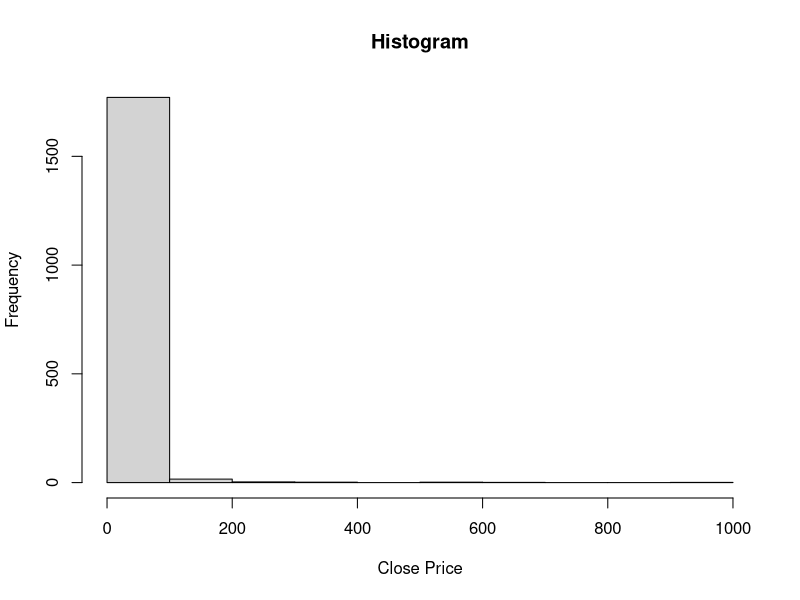
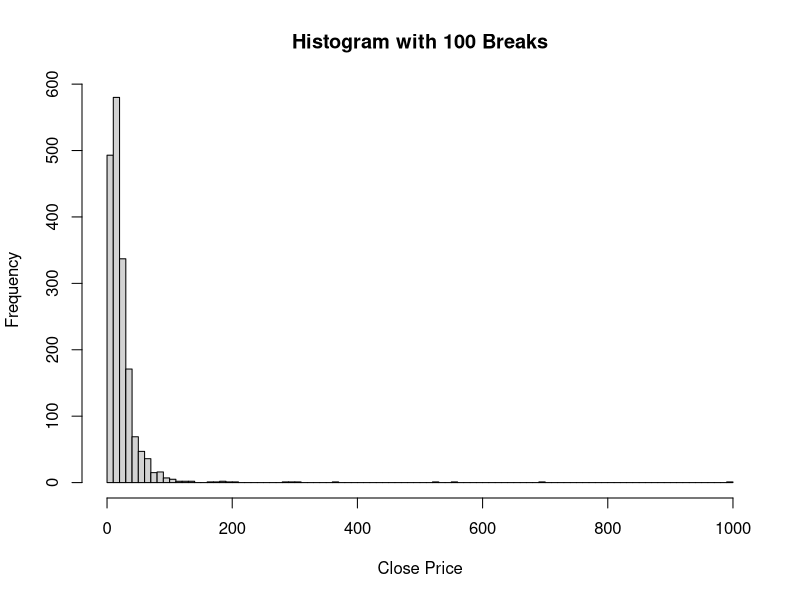
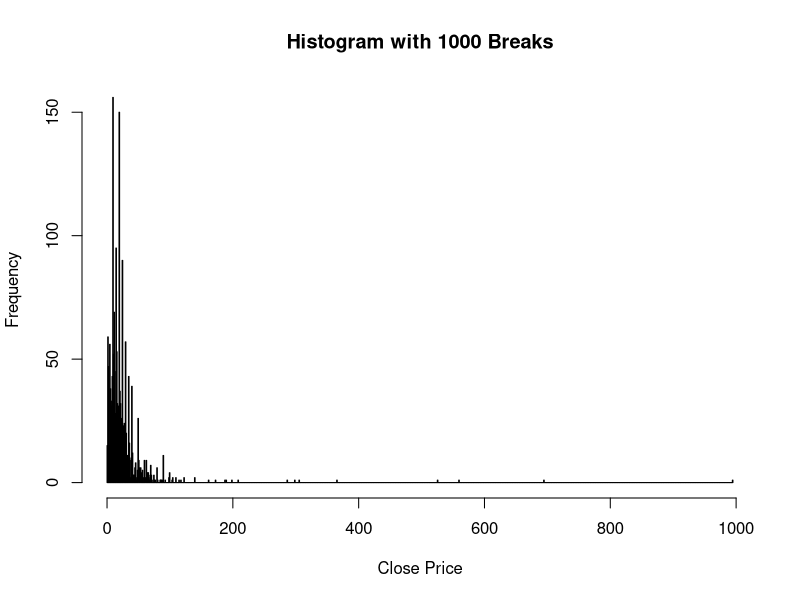
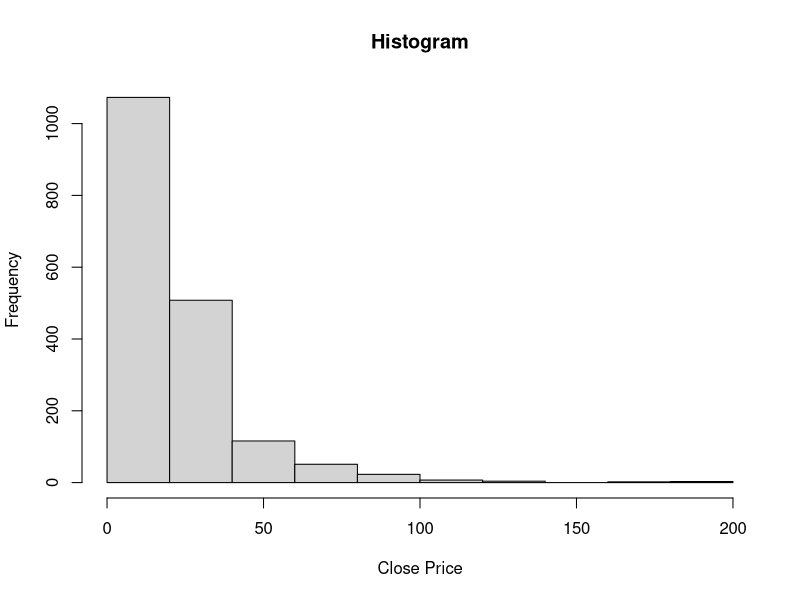
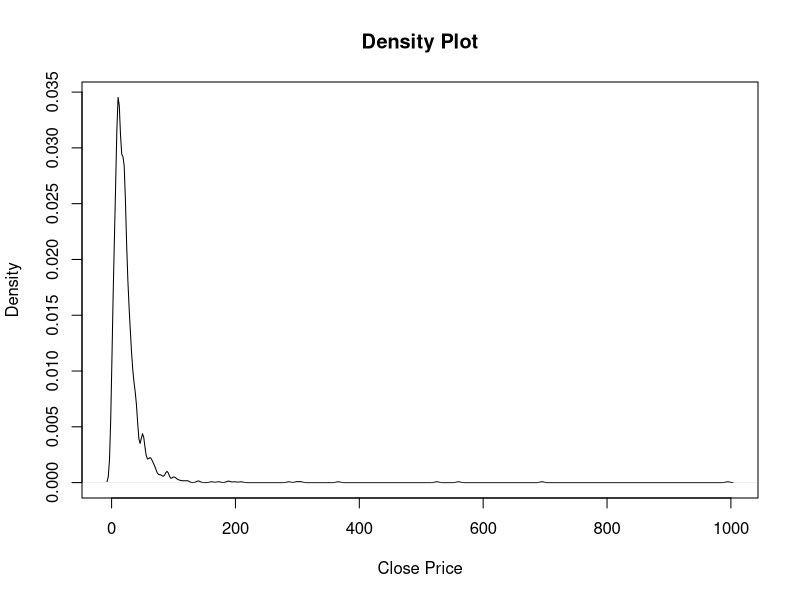
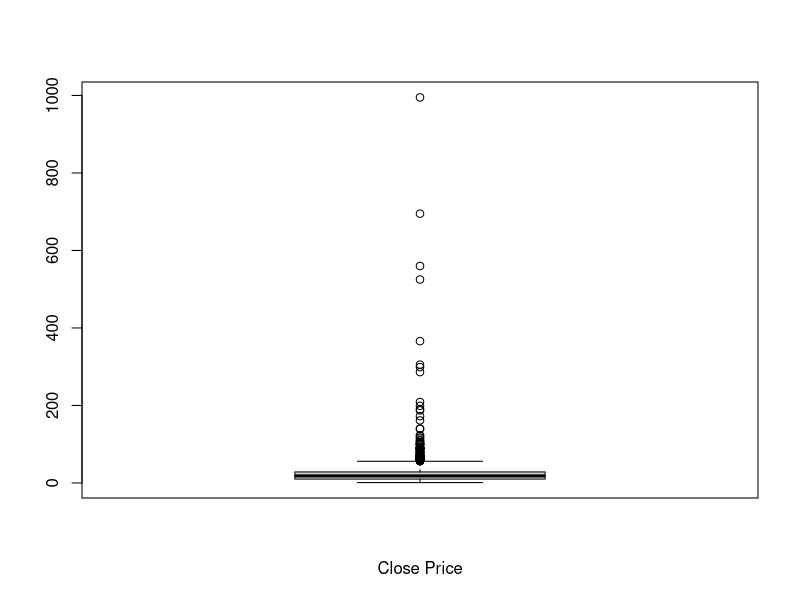
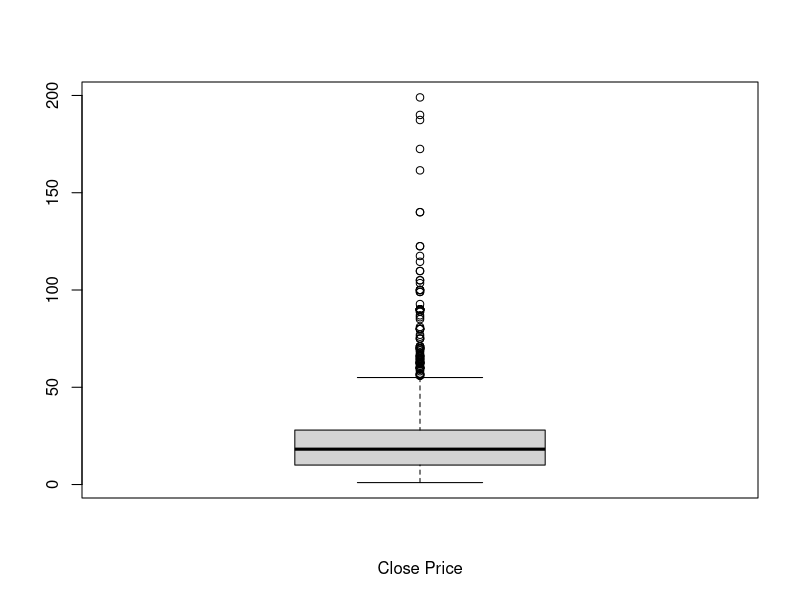
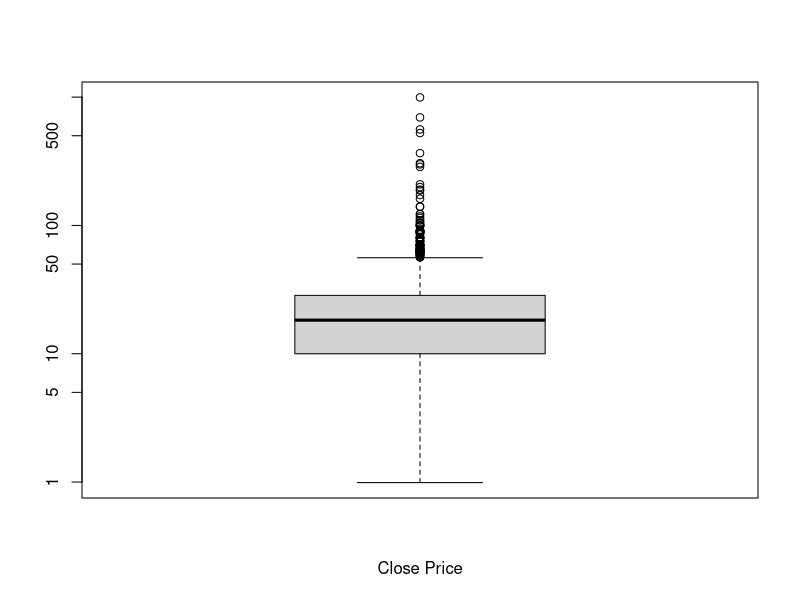

These figures' R source, in order:
#Ebay database - Analyzing the Close Price for items sold.

#Read file
ebay.df <- read.csv("Cross Auctions.csv", stringsAsFactors = TRUE)
head(ebay.df) 

# histogram
#Most Close Prices are under 200.
hist(ebay.df$ClosePrice,  main = "Histogram", 
     xlab = "Close Price")

# change number of bins for better distribution
hist(ebay.df$ClosePrice, br = 100,  main = "Histogram with 100 Breaks", 
     xlab = "Close Price")

hist(ebay.df$ClosePrice, br = 1000,  main = "Histogram with 1000 Breaks", 
     xlab = "Close Price")

# zoom
#Median of the distribution is around 40.
hist(ebay.df$ClosePrice[ebay.df$ClosePrice < 200],  
     main = "Histogram", xlab = "Close Price")

#density plot
plot (density(ebay.df$ClosePrice), main="Density Plot",
      xlab= "Close Price")

## boxplot
boxplot(ebay.df$ClosePrice, xlab = "Close Price")
boxplot(ebay.df$ClosePrice[ebay.df$ClosePrice < 200], xlab = "Close Price")


## log scale for better results
#As said in the histogram, median around 40.
boxplot(ebay.df$ClosePrice, xlab = "Close Price", log = 'y')

## scatter plot
#2 numeric variables - BuyItNow Price and Close Price
plot(ClosePrice ~ BuyItNow, data = ebay.df)

# Most of the items were sold without reserve price.
plot(ClosePrice ~ BuyItNow, data = ebay.df, 
     col = ifelse(ebay.df$HasReservePrice=="FALSE", "blue", "red"), 
     pch = 1)
legend("topright", 
       legend = c("No reserve prices", "With reserved price"), 
       col = c("blue", "red"), 
       pch = 1)

#log scale - the relationship seems more clear.
plot(ClosePrice ~ BuyItNow, data = ebay.df, 
     col = ifelse(ebay.df$HasReservePrice=="FALSE", "blue", "red"), 
     pch = 1,
     log='xy')
legend("topright", 
       legend = c("No reserve prices", "With reserved price"), 
       col = c("blue", "red"), 
    pch = 1)

## 2 variable barplot
#The longer the duration increases, the larger the average closing price
meanClosePrice <- aggregate(ClosePrice ~ Duration, 
                            data = ebay.df, 
                            FUN = "mean")
barplot(height = meanClosePrice[,2], names.arg = meanClosePrice[,1], 
        xlab = "duration", ylab = "mean close price")



#Visualization using ggplot2 library

library(ggplot2)
#simple scatter plot
ggplot(ebay.df, aes(x = BuyItNow, y = ClosePrice)) + geom_point()

## separate layers
p <- ggplot(ebay.df, aes(x = BuyItNow, y = ClosePrice)) 
p + geom_point()

## axes names and limits
ggplot(ebay.df, aes(x = BuyItNow, y = ClosePrice)) + 
  geom_point() + 
  xlab("x Title") + 
  ylim(c(0, 250))

## aes
ggplot(ebay.df, aes(x = BuyItNow, y = ClosePrice, 
                    color = HasReservePrice)) + geom_point()

ggplot(ebay.df, aes(x = BuyItNow, y = ClosePrice, 
                    shape = SellerAboutMePage)) + geom_point()

ggplot(ebay.df, aes(x = BuyItNow, y = ClosePrice, 
                    size = BidCount)) + geom_point()


## histogram and density
ggplot(ebay.df, aes(x = ClosePrice)) + geom_histogram()
ggplot(ebay.df, aes(x = ClosePrice)) + geom_histogram(bins = 100)
ggplot(ebay.df, aes(x = ClosePrice)) + geom_density(fill = "red")

## boxplot
ggplot(ebay.df, aes(x ="ClosePrice", y = ClosePrice)) + geom_boxplot()
ggplot(ebay.df, aes(x ="ClosePrice", y = ClosePrice)) + geom_boxplot() + scale_y_log10()
ggplot(ebay.df, aes(x = as.factor(Duration), y = ClosePrice)) + geom_boxplot()

## scatter and bar plots
ggplot(ebay.df, aes(x = BuyItNow, y = ClosePrice)) + geom_point()
ggplot(ebay.df, aes(x = as.factor(Duration), y = ClosePrice)) + geom_bar(stat = "summary", fun = "mean")

## close price as a function of feedback
p <- ggplot(ebay.df, aes(x = SellerFeedbackScore, y = ClosePrice))

## log scale
p + geom_point() + scale_x_log10() + scale_y_log10()

## jitter
p + geom_jitter(width = 0.1, height = 0.1) + scale_x_log10() + scale_y_log10()

## close price as a function of bid count:
p <- ggplot(ebay.df, aes(x = BidCount, y = ClosePrice)) 

## smooth
p + geom_point() + geom_smooth(method = lm) + ylim(c(0, 250))
p + geom_point() + geom_smooth(method = loess) + ylim(c(0, 250))

## facets
p <- ggplot(ebay.df, aes(x = SellerFeedbackScore, y = ClosePrice)) + scale_x_log10() + scale_y_log10() + geom_jitter(width = 0.1, height = 0.1)
p + facet_grid(. ~ SellerAboutMePage)
p + facet_grid(SellerAboutMePage ~ .)

#Facet split view
ebay.df$isBuyItNow<-ebay.df$BuyItNow>0
p<- ggplot(ebay.df, aes(x=SellerFeedbackScore, y=ClosePrice)) +
  scale_x_log10()+scale_y_log10() + geom_jitter()
p+ facet_grid(isBuyItNow~SellerAboutMePage)

#Close Price as a function of Start Price with distribution by SellerAboutMePage
plot(ClosePrice~StartPrice , data=ebay.df ,
     col=ifelse(ebay.df$SellerAboutMePage== "FALSE","blue", "red") ,
     pch=ifelse(ebay.df$SellerAboutMePage=="FALSE",1,2),
     log='xy')
legend("bottomright", 
       legend=c("No seller page","With selelr page"),
       col=c("blue","red"),
       pch=c(1,2))


#Stock Prices database

library(ggplot2)

#Read the file
stock.df<-read.csv("stock prices.csv")

# Set date 
stock.df$Index<- as.Date(stock.df$Index, "%d/%m/%Y")

#Stock close prices per date
#Apple stock close prices are getting much higher then Kellogg's, after 2020.
ggplot(stock.df, aes(x = Index)) +
  geom_point(aes(y = AAPL.Close, color = "AAPL.Close")) +
  geom_point(aes(y = K.Close, color = "K.Close")) +
  labs(title = "Stock close prices per date",
       x = "date", y = "Stock Price", color = "Stock") +
  scale_color_manual(values = c("blue", "red"), 
                     labels = c("AAPL.Close", "K.Close")) 

#Mean apple stock close price before and after covid
# After covid, apple stock close prices are higher.
ggplot(stock.df, aes(x=after.covid, y=AAPL.Close , fill=after.covid)) + 
  geom_bar(stat="summary", fun="mean") +
  labs(title = "Mean Apple stock close price before and after covid")+
  scale_fill_manual(values=c("red", "blue"))

#Histogram of apple stock close price
#After covid, stock close prices were higher, but less stocks were sold.
ggplot(stock.df, aes( x=AAPL.Close , fill=after.covid)) +
  geom_histogram(bins=25) + scale_fill_manual(values=c("red","blue")) +
  labs(title="Histogram of Apple stock close price" , x= "Close Price" )

#Mean kellogg's stock close price before and after the Russia-Ukraine war started
#After the Russia-Ukraine war started, Kellogg's stock close prices increased slightly.
ggplot(stock.df, aes(x=after.war, y=K.Close , fill=after.war)) + 
  geom_bar(stat="summary", fun="mean") +
  labs(title = "Mean Kellogg's stock close price before and after the Russia - Ukraine war started",
       y="Kellogg's stock close price" , x="After Russia - Ukraine war started" )+
  scale_fill_manual(values=c("red", "blue"))




